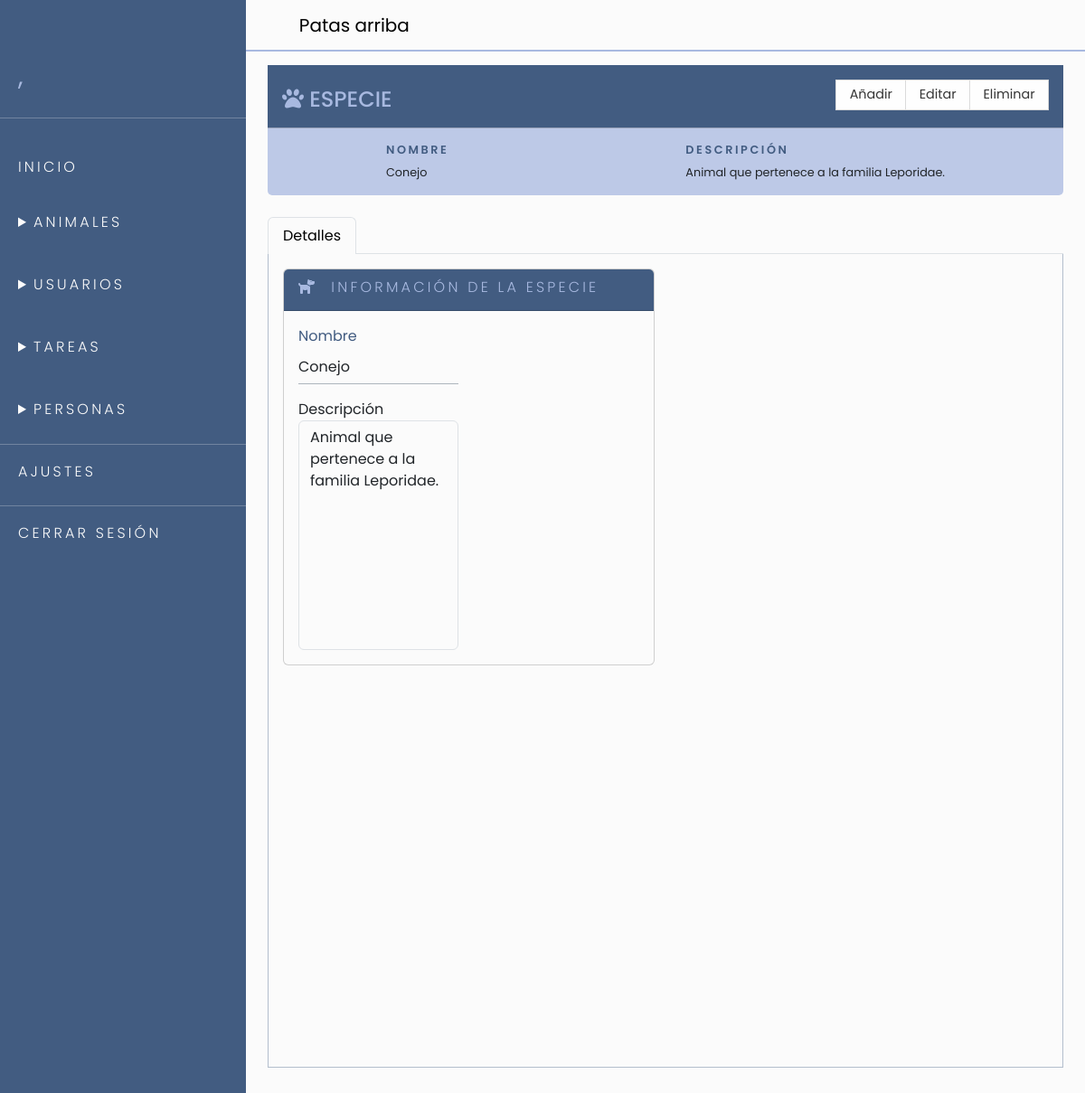
/app/controllers/EspecieC.php?id=00B100292511104237967&action=show_register (signed in), run on the app's committed database.
### tables this page shows
CREATE TABLE IF NOT EXISTS `especies` (
  `id` VARCHAR(22) NOT NULL DEFAULT '1',
  `nombre` VARCHAR(45) NOT NULL DEFAULT 'No especificado',
  `descripcion` VARCHAR(100) NOT NULL DEFAULT '-',
  `disponible` TINYINT(4) NOT NULL DEFAULT 1,
  PRIMARY KEY (`id`),
  UNIQUE INDEX `idespecies_UNIQUE` (`id` ASC) );

### app/utils/Utils.php (called while the page is built, shortened)
<?php
require_once "../models/Model.php";
class Utils
{
    public static function connectBD()
    {
        $conBD = null;
        try {
            return $conBD = new PDO(DB_DRIVER . ":host=" . DB_HOST . ";dbname=" . DB_SCHEMA, DB_USER);
        } catch (PDOException $e) {
            self::save_log_error($e->getMessage());
            return $conBD;
            die();
        } catch (Exception $e) {
            self::save_log_error($e->getMessage());
            return $conBD;
            exit();
        }
    }
}

### app/models/Model.php (called while the page is built, shortened)
<?php
require_once "../utils/Utils.php";
class Model
{
    protected $conBD;
    function __construct()
    {
        try {
            $this->conBD = Utils::connectBD();
        } catch (PDOException $e) {
            Utils::save_log_error("PDOException caught: " . $e->getMessage());
        } catch (Exception $e) {
            Utils::save_log_error("Unexpected error caught: " . $e->getMessage());
        }
    }
    public function queryParam(String $query, array $params = [])
    {
        try {
            $stmt = $this->conBD->prepare($query);
            foreach ($params as $key => $value) {
                $stmt->bindValue(':' . $key, $value);
            }
            $success = $stmt->execute();
            if ($success) {
                return $stmt->fetchAll(PDO::FETCH_ASSOC);
            }
        } catch (PDOException $e) {
            Utils::save_log_error("PDOException caught: " . $e->getMessage());
        } catch (Exception $e) {
            Utils::save_log_error("Unexpected error caught: " . $e->getMessage());
        }
        return false;
    }
}

### app/views/V_EspecieVer.php (the view, shortened to what this page needs)
<!DOCTYPE html>
<html lang="es">
<head>
    <link rel='stylesheet' href='https://cdnjs.cloudflare.com/ajax/libs/ekko-lightbox/5.3.0/ekko-lightbox.css'>
    <link rel="stylesheet" href="../views/css/sass.css">
</head>
<body>
    <?php include_once "../views/components/menu.php"; ?>
    <section id="content">
        <?php include_once "../views/components/header.php"; ?>
        <main class="mx-4 mt-5 mb-5">
            <br />
            <div class="mb-4 w-100 bg-secondary bg-opacity-75 " style="border-radius:5px;">
                <div class="button-option-container d-flex justify-content-between align-content-center w-100 bg-primary p-3">
                    <h1 style="font-size: x-large;" class="pt-2 text-secondary text-uppercase font-weight-light mb-0 d-inline" data-controller="EspecieC.php">
                        <i class="fa-solid fa-paw"></i>
                        ESPECIE
                    </h1>
                    <div class="btn-group" role="group">
                        <button class="button-dropdown" data-toggle="modal" data-target="#insert">Añadir</button>
                        <button class="button-dropdown" data-action="update">Editar</button>
                        <button class="button-dropdown" data-action="sdelete">Eliminar</button>
                    </div>
                </div>
                <hr class="mt-0 px-3">
                <div class="d-flex justify-content-around">
                    <div>
                        <h5 class="text-primary" style="font-weight:600; text-transform:uppercase; font-size: .8em">Nombre</h5>
                        <p style="font-size: .8em"><?= $data['nombre'] ?></p>
                    </div>
                    <div>
                        <h5 class="text-primary" style="font-weight:600; text-transform:uppercase; font-size: .8em">Descripción</h5>
                        <p style="font-size: .8em"><?= $data['descripcion'] ?></p>
                    </div>
                </div>
            </div>
            <nav class="nav nav-tabs w-100" id="tab" role="tablist">
                <a class="nav-item nav-link border-bottom-0 active" data-toggle="tab" role="tab" aria-selected="true" aria-controls="nav-details" href="#details">Detalles</a>
            </nav>
            <div class="tab-content w-100 border border-1 border-primary-subtle border-top-0" id="tabcontent" style="height:900px;">
                <div class="tab-pane fade show active h-100" id="details" role="tabpanel" aria-labelledby="details-tab">
                    <form action="../controllers/EspecieC.php" method="POST" class="d-inline-flex flex-column justify-content-between h-100 w-100 p-0 form-register">
                        <div role="tablist" class="p-3">
                            <div class="row" id="infoEspecie-show">
                                <div class="col-md-12 col-lg-6 mb-4">
                                    <div class="card" role="tab" style="position: unset;">
                                        <div class="card-header bg-primary" id="info" data-toggle="collapse" href="#info-show" aria-expanded="true" aria-controls="infoEspecie-show">
                                            <h5 class="d-inline-flex align-items-center text-secondary"><i class="fa-solid fa-dog text-secondary"></i>&nbsp;&nbsp;Información de la Especie</h5>
                                        </div>
                                        <div class="collapse show" role="tabpanel" aria-labelledby="info" data-parent="#accordion">
                                            <div class="card-body">
                                                <div class="form-group row">
                                                    <div class="col-12 col-lg-6">
                                                        <label for="nombre" class="col-12 text-primary">Nombre</label>
                                                        <input type="text" name="nombre" id="nombre" class="form-control-plaintext border-dark-subtle border-0 border-bottom mt-1 mb-3" value="<?= $data['nombre'] ?>" readonly>
                                                        <label for="descripcion" class="col-12">Descripción</label>
                                                        <textarea name="descripcion" id="descripcion" class="form-control" cols="30" rows="10" style="resize: none; box-shadow:none;" readonly><?= $data['descripcion'] ?></textarea>
                                                    </div>
                                                </div>
                                            </div>
                                        </div>
                                    </div>
                                    <br />
                                </div>
                            </div>
                        </div>
                    </form>
                </div>
                <br>
            </div>
        </main>
    </section>
</body>
</html>

### data on the page
especies: nombre "Conejo", descripcion "Animal que pertenece a la familia Leporidae."
